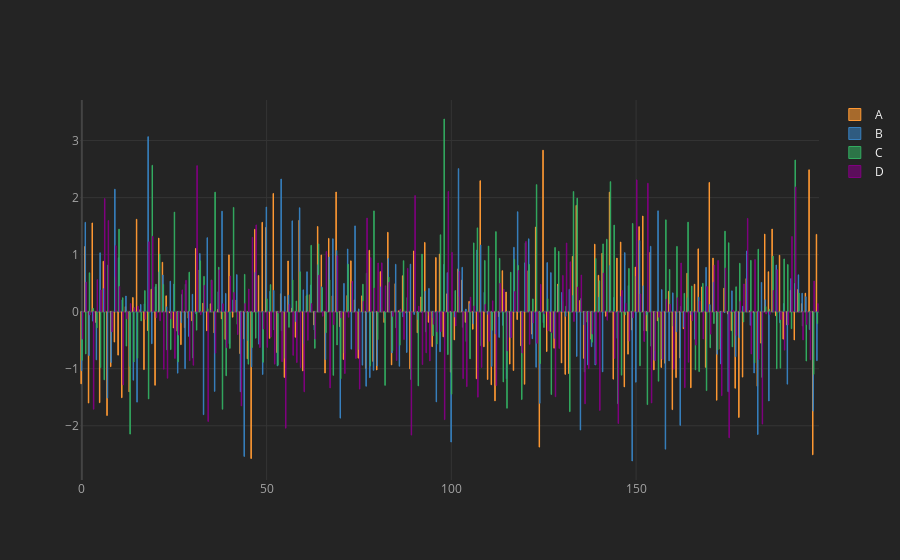

Notebook code cell kept with this figure:
### Code cell
df.iplot(kind='bar', barmode='group', bargap=0.5)

### Figure 1 — Plotly figure (JSON) as saved in the notebook; plotly's stock layout.template omitted (floating-point values rounded to 4 significant figures; data arrays with more than 128 entries replaced by an {"elided": "..."} marker saying what was removed)
{"data": [{"marker": {"color": "rgba(255, 153, 51, 0.6)", "line": {"color": "rgba(255, 153, 51, 1.0)", "width": 1}}, "name": "A", "orientation": "v", "text": "", "type": "bar", "x": {"elided": "200 int values"}, "y": {"elided": "200 float values"}}, {"marker": {"color": "rgba(55, 128, 191, 0.6)", "line": {"color": "rgba(55, 128, 191, 1.0)", "width": 1}}, "name": "B", "orientation": "v", "text": "", "type": "bar", "x": {"elided": "200 int values"}, "y": {"elided": "200 float values"}}, {"marker": {"color": "rgba(50, 171, 96, 0.6)", "line": {"color": "rgba(50, 171, 96, 1.0)", "width": 1}}, "name": "C", "orientation": "v", "text": "", "type": "bar", "x": {"elided": "200 int values"}, "y": {"elided": "200 float values"}}, {"marker": {"color": "rgba(128, 0, 128, 0.6)", "line": {"color": "rgba(128, 0, 128, 1.0)", "width": 1}}, "name": "D", "orientation": "v", "text": "", "type": "bar", "x": {"elided": "200 int values"}, "y": {"elided": "200 float values"}}], "layout": {"bargap": 0.5, "barmode": "group", "legend": {"bgcolor": "#242424", "font": {"color": "#F4F4F4"}}, "paper_bgcolor": "#242424", "plot_bgcolor": "#242424", "title": {"font": {"color": "#F4F4F4"}}, "xaxis": {"gridcolor": "#343434", "showgrid": true, "tickfont": {"color": "#A4A4A4"}, "title": {"font": {"color": "#A4A4A4"}, "text": ""}, "zerolinecolor": "#444444"}, "yaxis": {"gridcolor": "#343434", "showgrid": true, "tickfont": {"color": "#A4A4A4"}, "title": {"font": {"color": "#A4A4A4"}, "text": ""}, "zerolinecolor": "#444444"}}}
